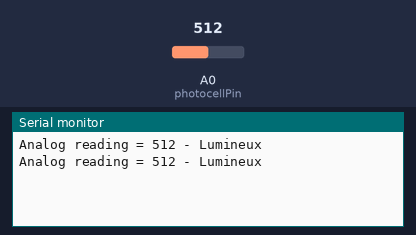
Bench run of a sketch on a simulated Arduino Uno, built with avr-gcc and run on an emulated ATmega328P. Shown: the last lines printed to the serial monitor. Inputs (shaded band) come from the test bench; at power-on: A0 (photocellPin) = 512.

Above: at 5.8 s.
5.9 s: A0 (photocellPin) set to 490
At 10.8 s:
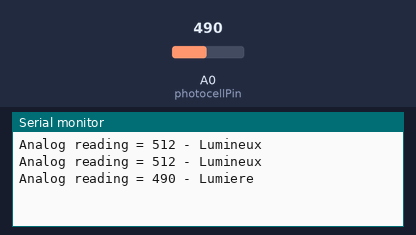
16.5 s: A0 (photocellPin) set to 190
At 20.9 s:
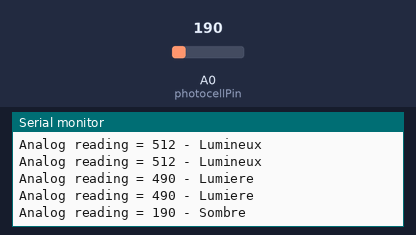
26.5 s: A0 (photocellPin) set to 0
At 30.9 s:
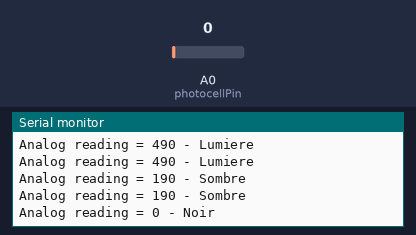
36.5 s: A0 (photocellPin) set to 810
At 41.0 s:
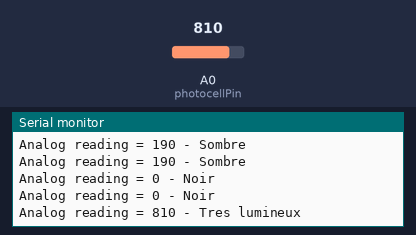

Measured:
- after the input at 5.9 s, the serial monitor: prints a new line after 4.1 s (image 1)
- after the input at 16.5 s, the serial monitor: prints a new line after 3.5 s (image 2)
- after the input at 26.5 s, the serial monitor: prints a new line after 3.5 s (image 3)
- after the input at 36.5 s, the serial monitor: prints a new line after 3.5 s (image 4)

The sketch:

photoresistance.ino
```cpp
/* Photocell simple testing sketch.
Connect one end of the photocell to 5V, the other end to Analog 0.
 Then connect one end of a 10K resistor from Analog 0 to ground
For more information see http://learn.adafruit.com/photocells */

int photocellPin = 0; // the cell and 10K pulldown are connected to a0
int photocellReading; // the analog reading from the analog resistor divider

void setup(void) {
  // We'll send debugging information via the Serial monitor
  Serial.begin(9600);
}

void loop(void) {
  photocellReading = analogRead(photocellPin);
  Serial.print("Analog reading = ");
  Serial.print(photocellReading); // the raw analog reading
  // We'll have a few threshholds, qualitatively determined
  if (photocellReading < 10) {
    Serial.println(" - Noir");
  } else if (photocellReading < 200) {
    Serial.println(" - Sombre");
  } else if (photocellReading < 500) {
    Serial.println(" - Lumiere");
  } else if (photocellReading < 800) {
    Serial.println(" - Lumineux");
  } else {
    Serial.println(" - Tres lumineux");
  }
  delay(5000);
}
```
